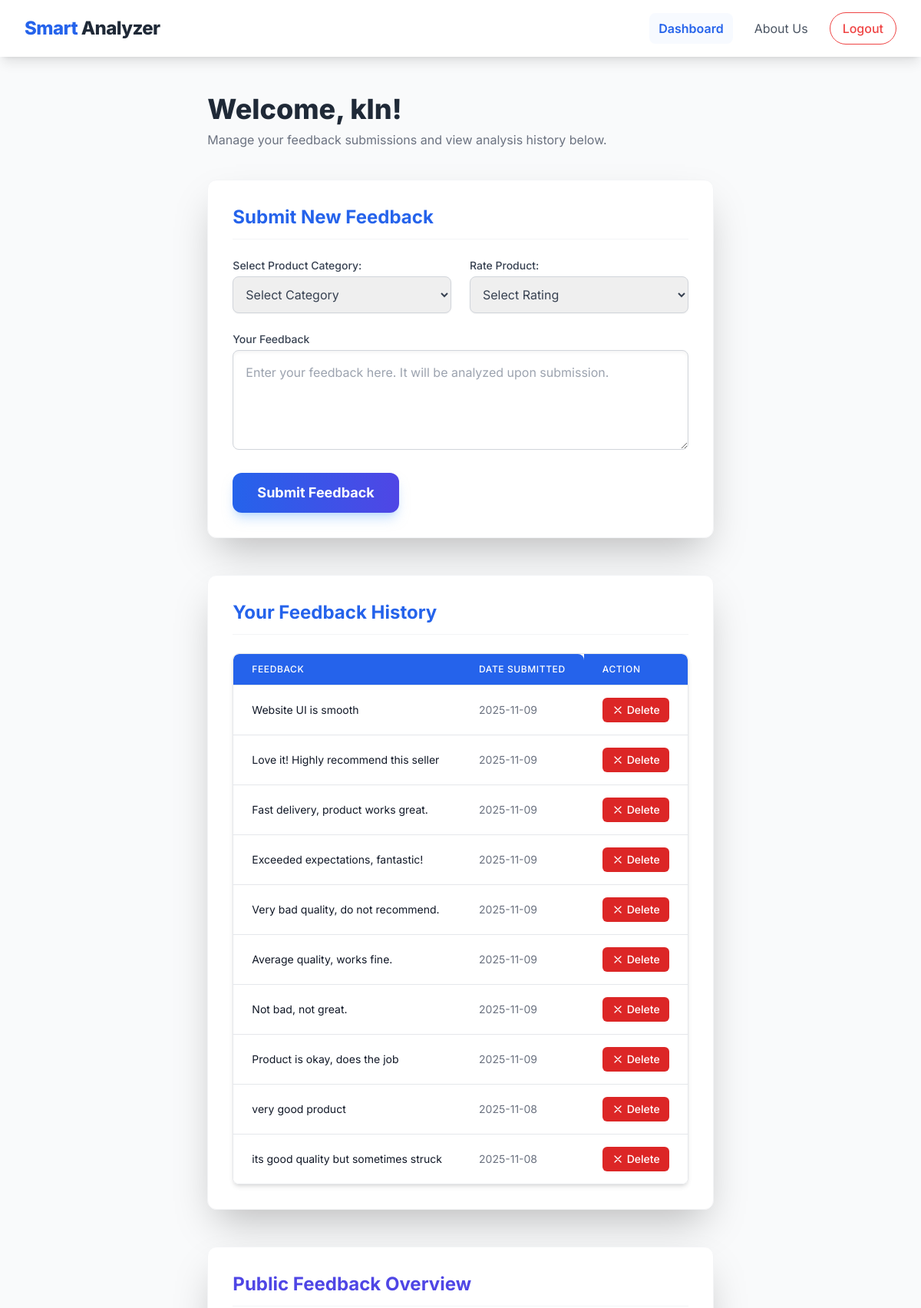
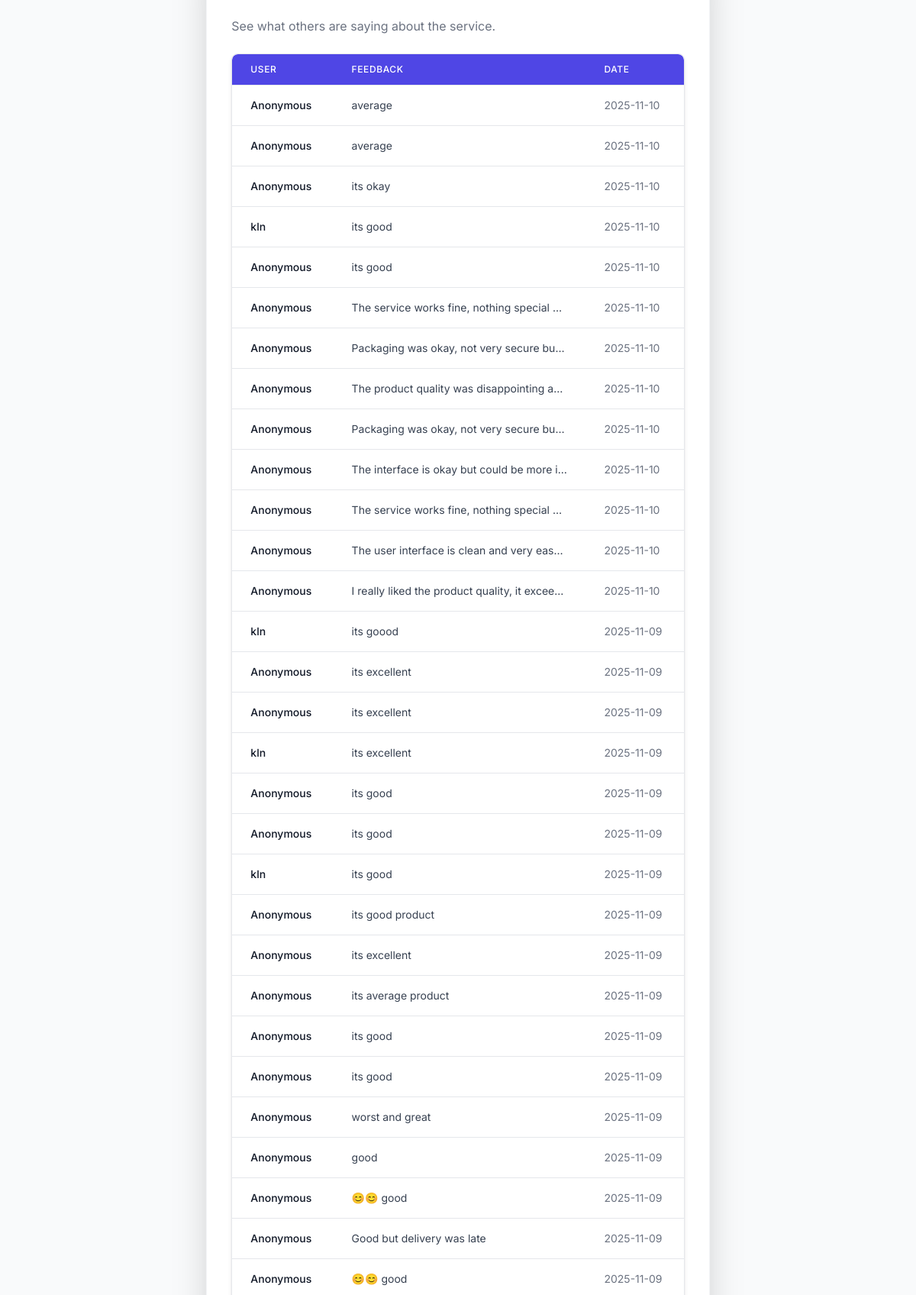
Page /user_dashboard/ (signed in, upper part) on the committed database (2 pictures, top to bottom).
### sfas_app/models.py (models this page shows, shortened)
class MainUser(models.Model):
    user_id = models.AutoField(primary_key=True)
    fullname = models.CharField(max_length=100, null=False)
    email = models.CharField(max_length=100, unique=True, null=False)
    password = models.CharField(max_length=128, null=False)  # Store hashed password
    phonenumber = models.CharField(max_length=10, null=True)  # Optional, e.g., "+1234567890"
    role = models.CharField(
        max_length=10,
        choices=[('registered', 'registered'), ('admin', 'admin')],
        default='registered',
        null=False
    )
    created_at = models.DateTimeField(auto_now_add=True, null=False)
    is_active = models.BooleanField(default=True, null=False)

class Feedback(models.Model):
    RATING_CHOICES = [
        (1, '⭐'),
        (2, '⭐⭐'),
        (3, '⭐⭐⭐'),
        (4, '⭐⭐⭐⭐'),
        (5, '⭐⭐⭐⭐⭐'),
    ]
    feedback_id = models.AutoField(primary_key=True)
    mainuser = models.ForeignKey(MainUser, on_delete=models.SET_NULL, null=True)  # Null for guests
    category = models.ForeignKey(ProductCategory, on_delete=models.SET_NULL, null=True, blank=True)  # e.g., Laptop, Toys
    feedback_text = models.TextField(null=False)
    rating = models.IntegerField(choices=RATING_CHOICES, null=True, blank=True)  # Star rating (1-5)
    sentiment_label = models.CharField(max_length=10, null=True)  # e.g., 'positive', 'negative', 'neutral'
    sentiment_score = models.FloatField(null=True)  # e.g., -1 to 1
    created_at = models.DateTimeField(auto_now_add=True, null=False)

### sfas_app/views.py (the view, shortened to what this page needs)
# urls.py: path('user_dashboard/', views.user_dashboard, name='user_dashboard'),
def user_dashboard(request):
    storage = messages.get_messages(request)
    for _ in storage:
        pass  # This clears existing messages
    user_id = request.session.get('user_id')
    if not user_id:
        return redirect('login')
    user = MainUser.objects.get(pk=user_id)
    user_feedbacks = Feedback.objects.filter(mainuser=user).order_by('-created_at')
    categories = ProductCategory.objects.all()
    other_feedbacks = Feedback.objects.exclude(mainuser=user).select_related('mainuser').order_by('-created_at')[:]
    return render(request, 'user_dashboard.html', {
        'user': user,
        'user_feedbacks': user_feedbacks,
        'other_feedbacks': other_feedbacks,
        'categories': categories
    })

### templates/user_dashboard.html (shortened to what this page needs)
<!DOCTYPE html>
<html lang="en">
<head>
    <script src="https://cdn.tailwindcss.com"></script>
</head>
<body class="bg-gray-50 flex flex-col min-h-screen">
    <header class="bg-white shadow-lg sticky top-0 z-50">
        <div class="max-w-7xl mx-auto px-4 sm:px-6 lg:px-8 py-4 flex justify-between items-center">
            <div class="text-2xl font-extrabold text-gray-800 tracking-tight">
                <span class="text-blue-600">Smart</span> Analyzer
            </div>
            <nav class="hidden md:flex space-x-4 items-center">
                <a href="#" class="text-blue-600 font-semibold transition duration-300 px-3 py-2 rounded-lg bg-blue-50/50">Dashboard</a>
                <a href="{% url 'aboutus' %}" class="text-gray-600 hover:text-blue-600 transition duration-300 px-3 py-2 rounded-lg">About Us</a>
                <a href="{% url 'logout' %}" class="border border-red-500 text-red-500 px-4 py-2 rounded-full font-medium hover:bg-red-50 transition duration-300">Logout</a>
            </nav>
        </div>
    </header>
    <main class="max-w-7xl mx-auto py-12 px-4 sm:px-6 lg:px-8 flex-grow">
        <h1 class="text-4xl font-extrabold text-gray-800 mb-2 animated-card header-section">Welcome, {{ user.fullname|default:'User' }}!</h1>
        <p class="text-gray-500 mb-10 animated-card header-section" style="animation-delay: 0.1s;">Manage your feedback submissions and view analysis history below.</p>
        <section class="mb-12 bg-white p-6 sm:p-8 rounded-xl shadow-2xl border border-gray-100 animated-card form-section">
            <h2 class="text-2xl font-bold text-blue-600 mb-6 border-b pb-3 border-gray-100">Submit New Feedback</h2>
            <form method="POST" class="space-y-6">
                <div class="grid grid-cols-1 md:grid-cols-2 gap-6">
                    <div>
                        <label for="category" class="block text-sm font-medium text-gray-700 mb-1">Select Product Category:</label>
                        <select name="category" id="category" required
                                class="w-full p-3 border border-gray-300 rounded-lg shadow-sm focus:border-blue-500 focus:ring-2 focus:ring-blue-500/50 transition duration-150 text-gray-700">
                                <option value="">Select Category</option>
                        </select>
                    </div>
                    <div>
                        <label for="rating" class="block text-sm font-medium text-gray-700 mb-1">Rate Product:</label>
                        <select name="rating" id="rating"
                                class="w-full p-3 border border-gray-300 rounded-lg shadow-sm focus:border-blue-500 focus:ring-2 focus:ring-blue-500/50 transition duration-150 text-gray-700">
                           <option value="">Select Rating</option>
                        </select>
                    </div>
                </div>
                <div>
                    <label for="feedback_text" class="block text-sm font-medium text-gray-700 mb-1">Your Feedback</label>
                    <textarea
                        id="feedback_text"
                        name="feedback_text"
                        rows="4"
                        placeholder="Enter your feedback here. It will be analyzed upon submission."
                        required
                        class="w-full p-4 border border-gray-300 rounded-lg focus:ring-4 focus:ring-blue-100 focus:border-blue-500 transition duration-300 text-gray-700 shadow-inner resize-y"
                    ></textarea>
                </div>
                <button type="submit"
                    class="w-full sm:w-auto py-3 px-8 text-lg font-bold rounded-xl text-white
                           bg-gradient-to-r from-blue-600 to-indigo-600
                           hover:from-blue-700 hover:to-indigo-700
                           transition duration-300 transform hover:scale-[1.01]
                           shadow-lg shadow-blue-300/50 focus:outline-none focus:ring-4 focus:ring-blue-500 focus:ring-opacity-50"
                >
                    Submit Feedback
                </button>
            </form>
        </section>
        <section class="mb-12 bg-white p-6 sm:p-8 rounded-xl shadow-2xl border border-gray-100 animated-card user-history-section">
            <h2 class="text-2xl font-bold text-blue-600 mb-6 border-b pb-3 border-gray-100">Your Feedback History</h2>
            <div class="overflow-x-auto rounded-lg border border-gray-200 shadow-md">
                <table id="feedback-table" class="min-w-full divide-y divide-gray-200">
                    <thead class="bg-blue-600 text-white">
                        <tr>
                            <th scope="col" class="px-6 py-3 text-left text-xs font-medium uppercase tracking-wider rounded-tl-lg">Feedback</th>
                            <th scope="col" class="px-6 py-3 text-left text-xs font-medium uppercase tracking-wider rounded-tr-lg">Date Submitted</th>
                        <th scope="col" class="px-6 py-3 text-left text-xs font-medium uppercase tracking-wider rounded-tr-lg">Action</th>
                        </tr>
                    </thead>
                    <tbody id="feedback-table-body" class="bg-white divide-y divide-gray-200">
                        {% for fb in user_feedbacks %}
                        <tr class="hover:bg-blue-50/50 transition duration-150">
                            <td class="px-6 py-4 text-sm text-gray-900 max-w-xs xl:max-w-md truncate">{{ fb.feedback_text }}</td>
                            <td class="px-6 py-4 whitespace-nowrap text-sm text-gray-500">{{ fb.created_at|date:'Y-m-d' }}</td>
                       <td class="px-6 py-4 whitespace-nowrap text-sm">
    <a href="{% url 'delete_feedback' fb.feedback_id %}"
       class="inline-flex items-center px-3 py-1.5 bg-red-600 text-white text-sm font-medium rounded-md hover:bg-red-700 transition duration-150"
       onclick="return confirm('Are you sure you want to delete this feedback?');">
        <svg xmlns="http://www.w3.org/2000/svg" class="h-4 w-4 mr-1" fill="none" viewBox="0 0 24 24" stroke="currentColor">
            <path stroke-linecap="round" stroke-linejoin="round" stroke-width="2" d="M6 18L18 6M6 6l12 12" />
        </svg>
        Delete
    </a>
</td>
                        </tr>
                        {% empty %}
                        <tr><td colspan="2" class="px-6 py-4 text-center text-sm text-gray-500">No feedback submitted yet.</td></tr>
                        {% endfor %}
                    </tbody>
                </table>
            </div>
        </section>
        <section class="mt-12 bg-white p-6 sm:p-8 rounded-xl shadow-2xl border border-gray-100 animated-card other-history-section">
            <h2 class="text-2xl font-bold text-indigo-600 mb-6 border-b pb-3 border-gray-100">Public Feedback Overview</h2>
            <p class="text-gray-500 mb-6">See what others are saying about the service.</p>
            <div class="overflow-x-auto rounded-lg border border-gray-200 shadow-md">
                <table class="min-w-full divide-y divide-gray-200">
                    <thead class="bg-indigo-600 text-white">
                        <tr>
                            <th class="px-6 py-3 text-left text-xs font-medium uppercase tracking-wider rounded-tl-lg">User</th>
                            <th class="px-6 py-3 text-left text-xs font-medium uppercase tracking-wider">Feedback</th>
                            <th class="px-6 py-3 text-left text-xs font-medium uppercase tracking-wider rounded-tr-lg">Date</th>
                        </tr>
                    </thead>
                    <tbody class="bg-white divide-y divide-gray-200">
                        {% for fb in other_feedbacks %}
                        <tr class="hover:bg-indigo-50/50 transition duration-150">
                            <td class="px-6 py-4 text-sm text-gray-900 font-medium">{{ fb.mainuser.fullname|default:'Anonymous' }}</td>
                            <td class="px-6 py-4 text-sm text-gray-700 max-w-xs xl:max-w-sm truncate">{{ fb.feedback_text }}</td>
                            <td class="px-6 py-4 whitespace-nowrap text-sm text-gray-500">{{ fb.created_at|date:"Y-m-d" }}</td>
                        </tr>
                        {% empty %}
                        <tr><td colspan="4" class="px-6 py-4 text-center text-sm text-gray-500">No other feedbacks yet.</td></tr>
                        {% endfor %}
                    </tbody>
                </table>
            </div>
        </section>
    </main>
</body>
</html>

### templates/user_dashboard.html (style rules this page uses)
body { font-family: 'Inter', sans-serif; scroll-behavior: smooth; }
.animated-card { animation: slideIn 0.8s ease-out forwards; opacity: 0; }
.header-section { animation-delay: 0s; }
.form-section { animation-delay: 0.2s; }
.user-history-section { animation-delay: 0.4s; }
.other-history-section { animation-delay: 0.6s; }
th { background-color: theme('colors.blue.600') !important; color: white !important; }

### rows in the picture
MainUser: fullname "kln"
Feedback: feedback_text "Website UI is smooth", created_at "2025-11-09"
Feedback: feedback_text "Love it! Highly recommend this seller", created_at "2025-11-09"
Feedback: feedback_text "Fast delivery, product works great.", created_at "2025-11-09"
Feedback: feedback_text "Exceeded expectations, fantastic!", created_at "2025-11-09"
Feedback: feedback_text "Very bad quality, do not recommend.", created_at "2025-11-09"
Feedback: feedback_text "Average quality, works fine.", created_at "2025-11-09"
Feedback: feedback_text "Not bad, not great.", created_at "2025-11-09"
Feedback: feedback_text "Product is okay, does the job", created_at "2025-11-09"
Feedback: feedback_text "very good product", created_at "2025-11-08"
Feedback: feedback_text "its good quality but sometimes struck", created_at "2025-11-08"
Feedback: mainuser.fullname "Anonymous", feedback_text "average", created_at "2025-11-10"
Feedback: mainuser.fullname "Anonymous", feedback_text "average", created_at "2025-11-10"
Feedback: mainuser.fullname "Anonymous", feedback_text "its okay", created_at "2025-11-10"
Feedback: mainuser.fullname "kln", feedback_text "its good", created_at "2025-11-10"
Feedback: mainuser.fullname "Anonymous", feedback_text "its good", created_at "2025-11-10"
Feedback: mainuser.fullname "Anonymous", feedback_text "The service works fine, nothing special…", created_at "2025-11-10"
Feedback: mainuser.fullname "Anonymous", feedback_text "Packaging was okay, not very secure bu…", created_at "2025-11-10"
Feedback: mainuser.fullname "Anonymous", feedback_text "The product quality was disappointing a…", created_at "2025-11-10"
Feedback: mainuser.fullname "Anonymous", feedback_text "Packaging was okay, not very secure bu…", created_at "2025-11-10"
Feedback: mainuser.fullname "Anonymous", feedback_text "The interface is okay but could be more i…", created_at "2025-11-10"
Feedback: mainuser.fullname "Anonymous", feedback_text "The service works fine, nothing special…", created_at "2025-11-10"
Feedback: mainuser.fullname "Anonymous", feedback_text "The user interface is clean and very eas…", created_at "2025-11-10"
Feedback: mainuser.fullname "Anonymous", feedback_text "I really liked the product quality, it excee…", created_at "2025-11-10"
Feedback: mainuser.fullname "kln", feedback_text "its goood", created_at "2025-11-09"
Feedback: mainuser.fullname "Anonymous", feedback_text "its excellent", created_at "2025-11-09"
Feedback: mainuser.fullname "Anonymous", feedback_text "its excellent", created_at "2025-11-09"
Feedback: mainuser.fullname "kln", feedback_text "its excellent", created_at "2025-11-09"
Feedback: mainuser.fullname "Anonymous", feedback_text "its good", created_at "2025-11-09"
Feedback: mainuser.fullname "Anonymous", feedback_text "its good", created_at "2025-11-09"
Feedback: mainuser.fullname "kln", feedback_text "its good", created_at "2025-11-09"
Feedback: mainuser.fullname "Anonymous", feedback_text "its good product", created_at "2025-11-09"
Feedback: mainuser.fullname "Anonymous", feedback_text "its excellent", created_at "2025-11-09"
Feedback: mainuser.fullname "Anonymous", feedback_text "its average product", created_at "2025-11-09"
Feedback: mainuser.fullname "Anonymous", feedback_text "its good", created_at "2025-11-09"
Feedback: mainuser.fullname "Anonymous", feedback_text "its good", created_at "2025-11-09"
Feedback: mainuser.fullname "Anonymous", feedback_text "worst and great", created_at "2025-11-09"
Feedback: mainuser.fullname "Anonymous", feedback_text "good", created_at "2025-11-09"
Feedback: mainuser.fullname "Anonymous", feedback_text "😊😊 good", created_at "2025-11-09"
Feedback: mainuser.fullname "Anonymous", feedback_text "Good but delivery was late", created_at "2025-11-09"
Feedback: mainuser.fullname "Anonymous", feedback_text "😊😊 good", created_at "2025-11-09"
